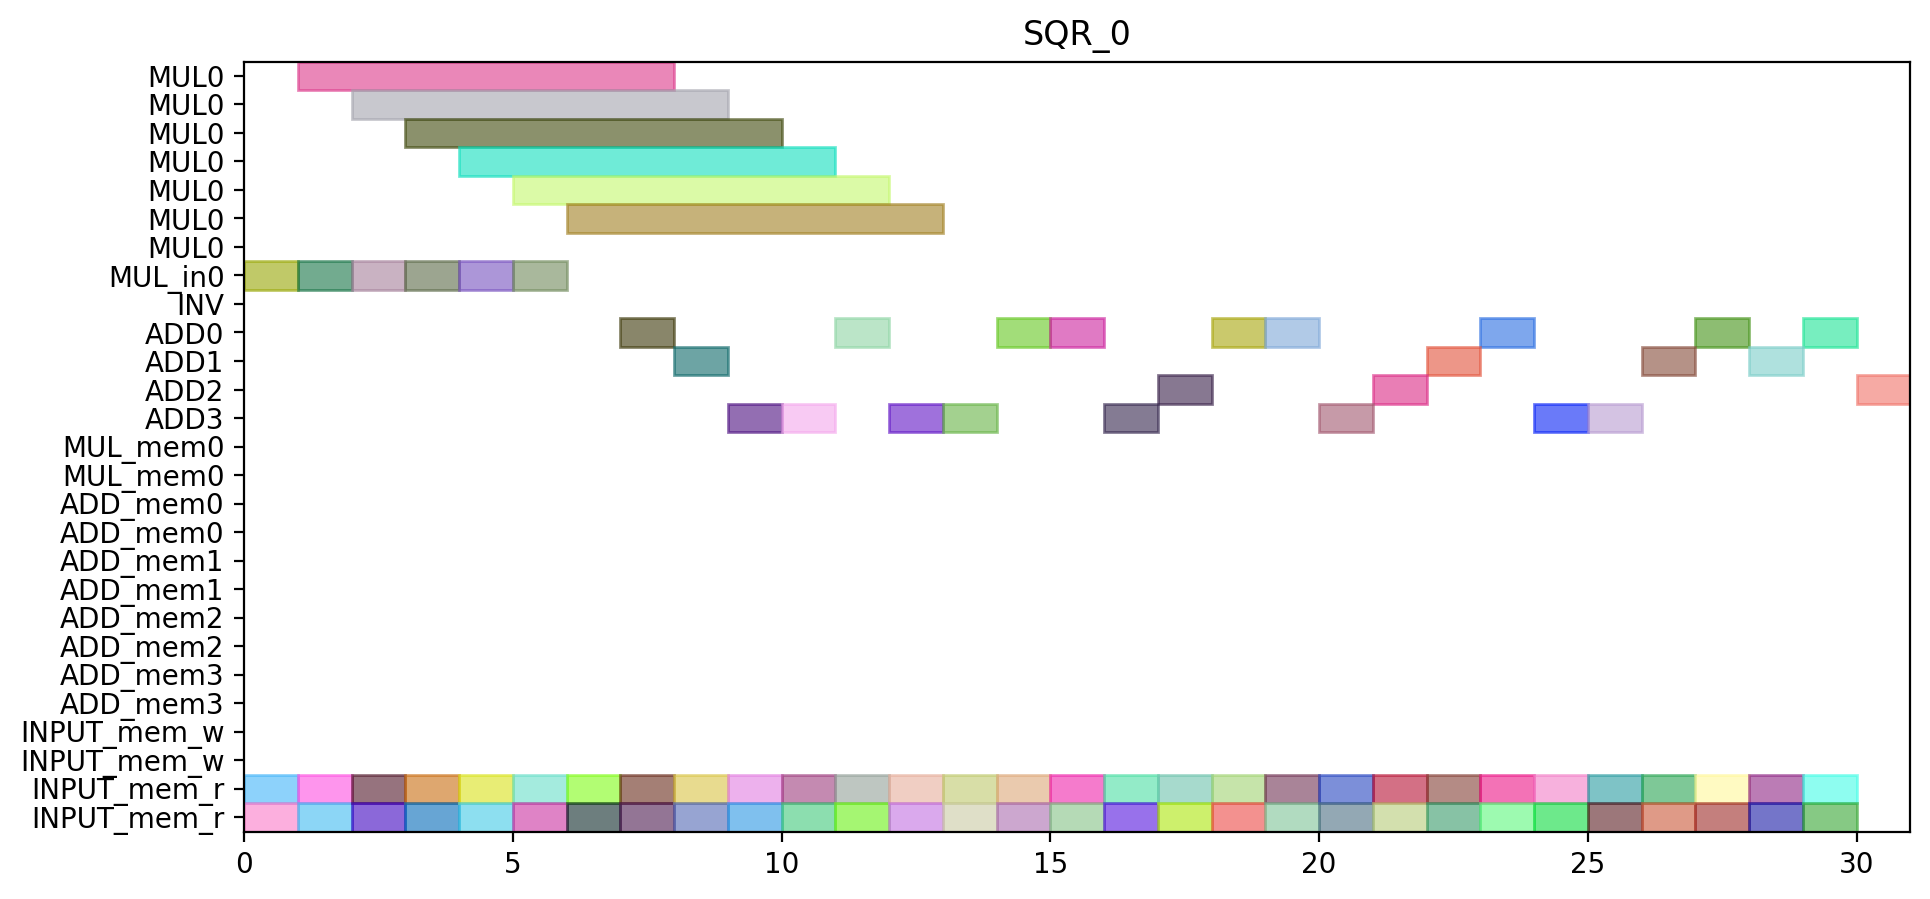

Source code (Python):
from pyschedule import Scenario, solvers, plotters, alt


def solve():
	horizon = 90
	S = Scenario("SQR_0", horizon=horizon)

	# resource
	MUL = S.Resources('MUL', num=1, size=7)
	MUL_in = S.Resources('MUL_in', num=1)
	INV = S.Resource('INV')
	ADD = S.Resources('ADD', num=4, periods=range(1, horizon))
	MUL_mem = S.Resources('MUL_mem', num=1, size=2)
	ADD_mem = S.Resources('ADD_mem', num=4, size=2)
	INPUT_mem_w = S.Resource('INPUT_mem_w', size=2)
	INPUT_mem_r = S.Resource('INPUT_mem_r', size=2)

	# result of previous scheduling

	# new tasks
	c_t0_a1_0 = S.Task('c_t0_a1_0', length=1, delay_cost=1)
	c_t0_a1_0 += alt(ADD)

	c_t0_a1_0_mem0 = S.Task('c_t0_a1_0_mem0', length=1, delay_cost=1)
	c_t0_a1_0_mem0 += INPUT_mem_r
	S += c_t0_a1_0_mem0<=c_t0_a1_0

	c_t0_a1_0_mem1 = S.Task('c_t0_a1_0_mem1', length=1, delay_cost=1)
	c_t0_a1_0_mem1 += INPUT_mem_r
	S += c_t0_a1_0_mem1<=c_t0_a1_0

	c_t0_a1_1 = S.Task('c_t0_a1_1', length=1, delay_cost=1)
	c_t0_a1_1 += alt(ADD)

	c_t0_a1_1_mem0 = S.Task('c_t0_a1_1_mem0', length=1, delay_cost=1)
	c_t0_a1_1_mem0 += INPUT_mem_r
	S += c_t0_a1_1_mem0<=c_t0_a1_1

	c_t0_a1_1_mem1 = S.Task('c_t0_a1_1_mem1', length=1, delay_cost=1)
	c_t0_a1_1_mem1 += INPUT_mem_r
	S += c_t0_a1_1_mem1<=c_t0_a1_1

	c_t0_t10 = S.Task('c_t0_t10', length=1, delay_cost=1)
	c_t0_t10 += alt(ADD)

	c_t0_t10_mem0 = S.Task('c_t0_t10_mem0', length=1, delay_cost=1)
	c_t0_t10_mem0 += INPUT_mem_r
	S += c_t0_t10_mem0<=c_t0_t10

	c_t0_t10_mem1 = S.Task('c_t0_t10_mem1', length=1, delay_cost=1)
	c_t0_t10_mem1 += INPUT_mem_r
	S += c_t0_t10_mem1<=c_t0_t10

	c_t0_t11 = S.Task('c_t0_t11', length=1, delay_cost=1)
	c_t0_t11 += alt(ADD)

	c_t0_t11_mem0 = S.Task('c_t0_t11_mem0', length=1, delay_cost=1)
	c_t0_t11_mem0 += INPUT_mem_r
	S += c_t0_t11_mem0<=c_t0_t11

	c_t0_t11_mem1 = S.Task('c_t0_t11_mem1', length=1, delay_cost=1)
	c_t0_t11_mem1 += INPUT_mem_r
	S += c_t0_t11_mem1<=c_t0_t11

	c_t0_t3_t0_in = S.Task('c_t0_t3_t0_in', length=1, delay_cost=1)
	c_t0_t3_t0_in += alt(MUL_in)
	c_t0_t3_t0 = S.Task('c_t0_t3_t0', length=7, delay_cost=1)
	c_t0_t3_t0 += alt(MUL)
	S += c_t0_t3_t0>=c_t0_t3_t0_in

	c_t0_t3_t0_mem0 = S.Task('c_t0_t3_t0_mem0', length=1, delay_cost=1)
	c_t0_t3_t0_mem0 += INPUT_mem_r
	S += c_t0_t3_t0_mem0<=c_t0_t3_t0

	c_t0_t3_t0_mem1 = S.Task('c_t0_t3_t0_mem1', length=1, delay_cost=1)
	c_t0_t3_t0_mem1 += INPUT_mem_r
	S += c_t0_t3_t0_mem1<=c_t0_t3_t0

	c_t0_t3_t1_in = S.Task('c_t0_t3_t1_in', length=1, delay_cost=1)
	c_t0_t3_t1_in += alt(MUL_in)
	c_t0_t3_t1 = S.Task('c_t0_t3_t1', length=7, delay_cost=1)
	c_t0_t3_t1 += alt(MUL)
	S += c_t0_t3_t1>=c_t0_t3_t1_in

	c_t0_t3_t1_mem0 = S.Task('c_t0_t3_t1_mem0', length=1, delay_cost=1)
	c_t0_t3_t1_mem0 += INPUT_mem_r
	S += c_t0_t3_t1_mem0<=c_t0_t3_t1

	c_t0_t3_t1_mem1 = S.Task('c_t0_t3_t1_mem1', length=1, delay_cost=1)
	c_t0_t3_t1_mem1 += INPUT_mem_r
	S += c_t0_t3_t1_mem1<=c_t0_t3_t1

	c_t0_t3_t2 = S.Task('c_t0_t3_t2', length=1, delay_cost=1)
	c_t0_t3_t2 += alt(ADD)

	c_t0_t3_t2_mem0 = S.Task('c_t0_t3_t2_mem0', length=1, delay_cost=1)
	c_t0_t3_t2_mem0 += INPUT_mem_r
	S += c_t0_t3_t2_mem0<=c_t0_t3_t2

	c_t0_t3_t2_mem1 = S.Task('c_t0_t3_t2_mem1', length=1, delay_cost=1)
	c_t0_t3_t2_mem1 += INPUT_mem_r
	S += c_t0_t3_t2_mem1<=c_t0_t3_t2

	c_t0_t3_t3 = S.Task('c_t0_t3_t3', length=1, delay_cost=1)
	c_t0_t3_t3 += alt(ADD)

	c_t0_t3_t3_mem0 = S.Task('c_t0_t3_t3_mem0', length=1, delay_cost=1)
	c_t0_t3_t3_mem0 += INPUT_mem_r
	S += c_t0_t3_t3_mem0<=c_t0_t3_t3

	c_t0_t3_t3_mem1 = S.Task('c_t0_t3_t3_mem1', length=1, delay_cost=1)
	c_t0_t3_t3_mem1 += INPUT_mem_r
	S += c_t0_t3_t3_mem1<=c_t0_t3_t3

	c_t1_a1_0 = S.Task('c_t1_a1_0', length=1, delay_cost=1)
	c_t1_a1_0 += alt(ADD)

	c_t1_a1_0_mem0 = S.Task('c_t1_a1_0_mem0', length=1, delay_cost=1)
	c_t1_a1_0_mem0 += INPUT_mem_r
	S += c_t1_a1_0_mem0<=c_t1_a1_0

	c_t1_a1_0_mem1 = S.Task('c_t1_a1_0_mem1', length=1, delay_cost=1)
	c_t1_a1_0_mem1 += INPUT_mem_r
	S += c_t1_a1_0_mem1<=c_t1_a1_0

	c_t1_a1_1 = S.Task('c_t1_a1_1', length=1, delay_cost=1)
	c_t1_a1_1 += alt(ADD)

	c_t1_a1_1_mem0 = S.Task('c_t1_a1_1_mem0', length=1, delay_cost=1)
	c_t1_a1_1_mem0 += INPUT_mem_r
	S += c_t1_a1_1_mem0<=c_t1_a1_1

	c_t1_a1_1_mem1 = S.Task('c_t1_a1_1_mem1', length=1, delay_cost=1)
	c_t1_a1_1_mem1 += INPUT_mem_r
	S += c_t1_a1_1_mem1<=c_t1_a1_1

	c_t1_t10 = S.Task('c_t1_t10', length=1, delay_cost=1)
	c_t1_t10 += alt(ADD)

	c_t1_t10_mem0 = S.Task('c_t1_t10_mem0', length=1, delay_cost=1)
	c_t1_t10_mem0 += INPUT_mem_r
	S += c_t1_t10_mem0<=c_t1_t10

	c_t1_t10_mem1 = S.Task('c_t1_t10_mem1', length=1, delay_cost=1)
	c_t1_t10_mem1 += INPUT_mem_r
	S += c_t1_t10_mem1<=c_t1_t10

	c_t1_t11 = S.Task('c_t1_t11', length=1, delay_cost=1)
	c_t1_t11 += alt(ADD)

	c_t1_t11_mem0 = S.Task('c_t1_t11_mem0', length=1, delay_cost=1)
	c_t1_t11_mem0 += INPUT_mem_r
	S += c_t1_t11_mem0<=c_t1_t11

	c_t1_t11_mem1 = S.Task('c_t1_t11_mem1', length=1, delay_cost=1)
	c_t1_t11_mem1 += INPUT_mem_r
	S += c_t1_t11_mem1<=c_t1_t11

	c_t1_t3_t0_in = S.Task('c_t1_t3_t0_in', length=1, delay_cost=1)
	c_t1_t3_t0_in += alt(MUL_in)
	c_t1_t3_t0 = S.Task('c_t1_t3_t0', length=7, delay_cost=1)
	c_t1_t3_t0 += alt(MUL)
	S += c_t1_t3_t0>=c_t1_t3_t0_in

	c_t1_t3_t0_mem0 = S.Task('c_t1_t3_t0_mem0', length=1, delay_cost=1)
	c_t1_t3_t0_mem0 += INPUT_mem_r
	S += c_t1_t3_t0_mem0<=c_t1_t3_t0

	c_t1_t3_t0_mem1 = S.Task('c_t1_t3_t0_mem1', length=1, delay_cost=1)
	c_t1_t3_t0_mem1 += INPUT_mem_r
	S += c_t1_t3_t0_mem1<=c_t1_t3_t0

	c_t1_t3_t1_in = S.Task('c_t1_t3_t1_in', length=1, delay_cost=1)
	c_t1_t3_t1_in += alt(MUL_in)
	c_t1_t3_t1 = S.Task('c_t1_t3_t1', length=7, delay_cost=1)
	c_t1_t3_t1 += alt(MUL)
	S += c_t1_t3_t1>=c_t1_t3_t1_in

	c_t1_t3_t1_mem0 = S.Task('c_t1_t3_t1_mem0', length=1, delay_cost=1)
	c_t1_t3_t1_mem0 += INPUT_mem_r
	S += c_t1_t3_t1_mem0<=c_t1_t3_t1

	c_t1_t3_t1_mem1 = S.Task('c_t1_t3_t1_mem1', length=1, delay_cost=1)
	c_t1_t3_t1_mem1 += INPUT_mem_r
	S += c_t1_t3_t1_mem1<=c_t1_t3_t1

	c_t1_t3_t2 = S.Task('c_t1_t3_t2', length=1, delay_cost=1)
	c_t1_t3_t2 += alt(ADD)

	c_t1_t3_t2_mem0 = S.Task('c_t1_t3_t2_mem0', length=1, delay_cost=1)
	c_t1_t3_t2_mem0 += INPUT_mem_r
	S += c_t1_t3_t2_mem0<=c_t1_t3_t2

	c_t1_t3_t2_mem1 = S.Task('c_t1_t3_t2_mem1', length=1, delay_cost=1)
	c_t1_t3_t2_mem1 += INPUT_mem_r
	S += c_t1_t3_t2_mem1<=c_t1_t3_t2

	c_t1_t3_t3 = S.Task('c_t1_t3_t3', length=1, delay_cost=1)
	c_t1_t3_t3 += alt(ADD)

	c_t1_t3_t3_mem0 = S.Task('c_t1_t3_t3_mem0', length=1, delay_cost=1)
	c_t1_t3_t3_mem0 += INPUT_mem_r
	S += c_t1_t3_t3_mem0<=c_t1_t3_t3

	c_t1_t3_t3_mem1 = S.Task('c_t1_t3_t3_mem1', length=1, delay_cost=1)
	c_t1_t3_t3_mem1 += INPUT_mem_r
	S += c_t1_t3_t3_mem1<=c_t1_t3_t3

	c_t2_a1_0 = S.Task('c_t2_a1_0', length=1, delay_cost=1)
	c_t2_a1_0 += alt(ADD)

	c_t2_a1_0_mem0 = S.Task('c_t2_a1_0_mem0', length=1, delay_cost=1)
	c_t2_a1_0_mem0 += INPUT_mem_r
	S += c_t2_a1_0_mem0<=c_t2_a1_0

	c_t2_a1_0_mem1 = S.Task('c_t2_a1_0_mem1', length=1, delay_cost=1)
	c_t2_a1_0_mem1 += INPUT_mem_r
	S += c_t2_a1_0_mem1<=c_t2_a1_0

	c_t2_a1_1 = S.Task('c_t2_a1_1', length=1, delay_cost=1)
	c_t2_a1_1 += alt(ADD)

	c_t2_a1_1_mem0 = S.Task('c_t2_a1_1_mem0', length=1, delay_cost=1)
	c_t2_a1_1_mem0 += INPUT_mem_r
	S += c_t2_a1_1_mem0<=c_t2_a1_1

	c_t2_a1_1_mem1 = S.Task('c_t2_a1_1_mem1', length=1, delay_cost=1)
	c_t2_a1_1_mem1 += INPUT_mem_r
	S += c_t2_a1_1_mem1<=c_t2_a1_1

	c_t2_t10 = S.Task('c_t2_t10', length=1, delay_cost=1)
	c_t2_t10 += alt(ADD)

	c_t2_t10_mem0 = S.Task('c_t2_t10_mem0', length=1, delay_cost=1)
	c_t2_t10_mem0 += INPUT_mem_r
	S += c_t2_t10_mem0<=c_t2_t10

	c_t2_t10_mem1 = S.Task('c_t2_t10_mem1', length=1, delay_cost=1)
	c_t2_t10_mem1 += INPUT_mem_r
	S += c_t2_t10_mem1<=c_t2_t10

	c_t2_t11 = S.Task('c_t2_t11', length=1, delay_cost=1)
	c_t2_t11 += alt(ADD)

	c_t2_t11_mem0 = S.Task('c_t2_t11_mem0', length=1, delay_cost=1)
	c_t2_t11_mem0 += INPUT_mem_r
	S += c_t2_t11_mem0<=c_t2_t11

	c_t2_t11_mem1 = S.Task('c_t2_t11_mem1', length=1, delay_cost=1)
	c_t2_t11_mem1 += INPUT_mem_r
	S += c_t2_t11_mem1<=c_t2_t11

	c_t2_t3_t0_in = S.Task('c_t2_t3_t0_in', length=1, delay_cost=1)
	c_t2_t3_t0_in += alt(MUL_in)
	c_t2_t3_t0 = S.Task('c_t2_t3_t0', length=7, delay_cost=1)
	c_t2_t3_t0 += alt(MUL)
	S += c_t2_t3_t0>=c_t2_t3_t0_in

	c_t2_t3_t0_mem0 = S.Task('c_t2_t3_t0_mem0', length=1, delay_cost=1)
	c_t2_t3_t0_mem0 += INPUT_mem_r
	S += c_t2_t3_t0_mem0<=c_t2_t3_t0

	c_t2_t3_t0_mem1 = S.Task('c_t2_t3_t0_mem1', length=1, delay_cost=1)
	c_t2_t3_t0_mem1 += INPUT_mem_r
	S += c_t2_t3_t0_mem1<=c_t2_t3_t0

	c_t2_t3_t1_in = S.Task('c_t2_t3_t1_in', length=1, delay_cost=1)
	c_t2_t3_t1_in += alt(MUL_in)
	c_t2_t3_t1 = S.Task('c_t2_t3_t1', length=7, delay_cost=1)
	c_t2_t3_t1 += alt(MUL)
	S += c_t2_t3_t1>=c_t2_t3_t1_in

	c_t2_t3_t1_mem0 = S.Task('c_t2_t3_t1_mem0', length=1, delay_cost=1)
	c_t2_t3_t1_mem0 += INPUT_mem_r
	S += c_t2_t3_t1_mem0<=c_t2_t3_t1

	c_t2_t3_t1_mem1 = S.Task('c_t2_t3_t1_mem1', length=1, delay_cost=1)
	c_t2_t3_t1_mem1 += INPUT_mem_r
	S += c_t2_t3_t1_mem1<=c_t2_t3_t1

	c_t2_t3_t2 = S.Task('c_t2_t3_t2', length=1, delay_cost=1)
	c_t2_t3_t2 += alt(ADD)

	c_t2_t3_t2_mem0 = S.Task('c_t2_t3_t2_mem0', length=1, delay_cost=1)
	c_t2_t3_t2_mem0 += INPUT_mem_r
	S += c_t2_t3_t2_mem0<=c_t2_t3_t2

	c_t2_t3_t2_mem1 = S.Task('c_t2_t3_t2_mem1', length=1, delay_cost=1)
	c_t2_t3_t2_mem1 += INPUT_mem_r
	S += c_t2_t3_t2_mem1<=c_t2_t3_t2

	c_t2_t3_t3 = S.Task('c_t2_t3_t3', length=1, delay_cost=1)
	c_t2_t3_t3 += alt(ADD)

	c_t2_t3_t3_mem0 = S.Task('c_t2_t3_t3_mem0', length=1, delay_cost=1)
	c_t2_t3_t3_mem0 += INPUT_mem_r
	S += c_t2_t3_t3_mem0<=c_t2_t3_t3

	c_t2_t3_t3_mem1 = S.Task('c_t2_t3_t3_mem1', length=1, delay_cost=1)
	c_t2_t3_t3_mem1 += INPUT_mem_r
	S += c_t2_t3_t3_mem1<=c_t2_t3_t3

	c_t3000 = S.Task('c_t3000', length=1, delay_cost=1)
	c_t3000 += alt(ADD)

	c_t3000_mem0 = S.Task('c_t3000_mem0', length=1, delay_cost=1)
	c_t3000_mem0 += INPUT_mem_r
	S += c_t3000_mem0<=c_t3000

	c_t3000_mem1 = S.Task('c_t3000_mem1', length=1, delay_cost=1)
	c_t3000_mem1 += INPUT_mem_r
	S += c_t3000_mem1<=c_t3000

	c_t3001 = S.Task('c_t3001', length=1, delay_cost=1)
	c_t3001 += alt(ADD)

	c_t3001_mem0 = S.Task('c_t3001_mem0', length=1, delay_cost=1)
	c_t3001_mem0 += INPUT_mem_r
	S += c_t3001_mem0<=c_t3001

	c_t3001_mem1 = S.Task('c_t3001_mem1', length=1, delay_cost=1)
	c_t3001_mem1 += INPUT_mem_r
	S += c_t3001_mem1<=c_t3001

	c_t3010 = S.Task('c_t3010', length=1, delay_cost=1)
	c_t3010 += alt(ADD)

	c_t3010_mem0 = S.Task('c_t3010_mem0', length=1, delay_cost=1)
	c_t3010_mem0 += INPUT_mem_r
	S += c_t3010_mem0<=c_t3010

	c_t3010_mem1 = S.Task('c_t3010_mem1', length=1, delay_cost=1)
	c_t3010_mem1 += INPUT_mem_r
	S += c_t3010_mem1<=c_t3010

	c_t3011 = S.Task('c_t3011', length=1, delay_cost=1)
	c_t3011 += alt(ADD)

	c_t3011_mem0 = S.Task('c_t3011_mem0', length=1, delay_cost=1)
	c_t3011_mem0 += INPUT_mem_r
	S += c_t3011_mem0<=c_t3011

	c_t3011_mem1 = S.Task('c_t3011_mem1', length=1, delay_cost=1)
	c_t3011_mem1 += INPUT_mem_r
	S += c_t3011_mem1<=c_t3011

	c_t4000 = S.Task('c_t4000', length=1, delay_cost=1)
	c_t4000 += alt(ADD)

	c_t4000_mem0 = S.Task('c_t4000_mem0', length=1, delay_cost=1)
	c_t4000_mem0 += INPUT_mem_r
	S += c_t4000_mem0<=c_t4000

	c_t4000_mem1 = S.Task('c_t4000_mem1', length=1, delay_cost=1)
	c_t4000_mem1 += INPUT_mem_r
	S += c_t4000_mem1<=c_t4000

	c_t4001 = S.Task('c_t4001', length=1, delay_cost=1)
	c_t4001 += alt(ADD)

	c_t4001_mem0 = S.Task('c_t4001_mem0', length=1, delay_cost=1)
	c_t4001_mem0 += INPUT_mem_r
	S += c_t4001_mem0<=c_t4001

	c_t4001_mem1 = S.Task('c_t4001_mem1', length=1, delay_cost=1)
	c_t4001_mem1 += INPUT_mem_r
	S += c_t4001_mem1<=c_t4001

	solvers.mip.solve(S,msg=1,kind='CPLEX',ratio_gap=1.01)

	solution = [['hoge']*len(S.solution()[1]) for i in range(len(S.solution()))]
	for i in range(len(S.solution())):
		for j in range(len(S.solution()[i])):
			solution[i][j]=str(S.solution()[i][j])
	print(solution)

	cycles = int(solution[-1][3])

	pic_file_name = "/home/mfukuda/pairing_automation_design/bls12-381/scheduling/SQR_mul1_add4/SQR_0.png"
	if(S.solution() != []):
		plotters.matplotlib.plot(S,img_filename=pic_file_name, vertical_text=True, fig_size=(cycles*0.25+3, 5), show_task_labels=False)

	return solution
